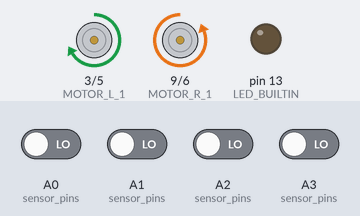
The sketch below on a simulated Arduino Uno, built with avr-gcc and run on an emulated ATmega328P. On the bench: motor-driver pin pairs drawn as motors (green arrow = first pin HIGH = forward, orange = second pin HIGH = backward, longer = more drive), output pins drawn as LEDs (lit = HIGH). Inputs (shaded band) come from the test bench; at power-on: A0 (sensor_pins), A1 (sensor_pins), A2 (sensor_pins), A3 (sensor_pins) LOW. What the sketch prints to the serial monitor is not drawn.

Above: at 1.2 s.
1.3 s: A0 (sensor_pins) driven HIGH
At 2.3 s:
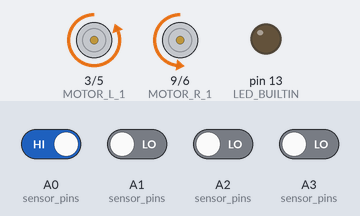
2.8 s: A0 (sensor_pins) driven LOW
At 3.4 s:
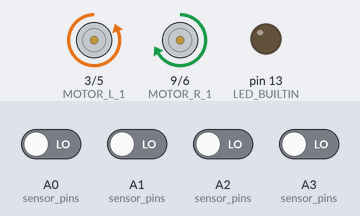
4.3 s: A2 (sensor_pins) driven HIGH
At 5.5 s:
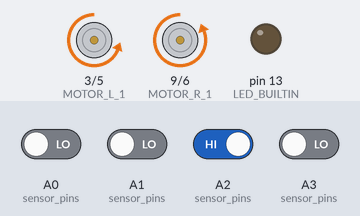
5.8 s: A2 (sensor_pins) driven LOW
At 6.9 s:
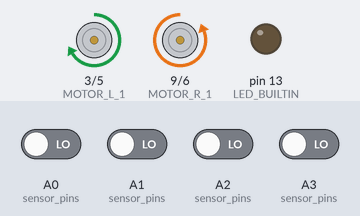
7.3 s: A3 (sensor_pins) driven HIGH
At 8.0 s:
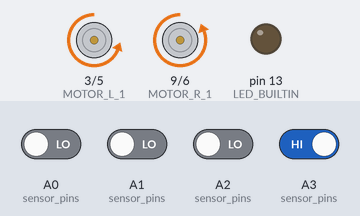
8.8 s: A3 (sensor_pins) driven LOW
At 9.1 s:
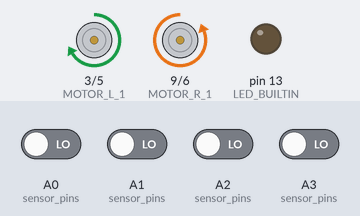
Timing chart, 0 to 11.8 s (numbered marks = the images above; inputs shaded):
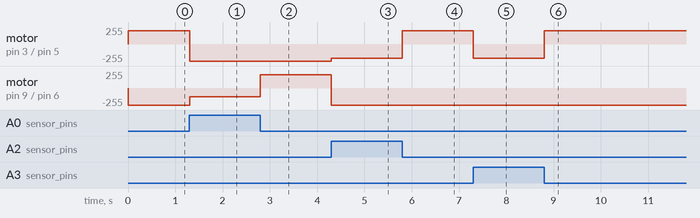

The sketch:

robocar-bak-2.ino
```cpp
#define MOTOR_L_1 3
#define MOTOR_L_2 5
#define MOTOR_R_1 9
#define MOTOR_R_2 6

uint8_t sensor_pins[4] = {A3, A2, A1, A0};
int error = 0;
bool isRunning = true;
int maxspeed = 250;
void setup() {
  Serial.begin(115200);
  pinMode(MOTOR_L_1, OUTPUT);
  pinMode(MOTOR_L_2, OUTPUT);
  pinMode(MOTOR_R_1, OUTPUT);
  pinMode(MOTOR_R_2, OUTPUT);
  Serial.println("BLT OK");
  for (auto pin : sensor_pins){
    pinMode(pin, INPUT);
  }
  pinMode(LED_BUILTIN, OUTPUT);
}
void loop(){
  while (isRunning){
    read_sensor();
    control_motor();
  }
  motor_r_tien(0);
  motor_l_tien(0);
}

void read_sensor(){
  String sensor = "";
  for (auto pin: sensor_pins){
    sensor += char(digitalRead(pin) + 48);
  }
  Serial.print(sensor);

  if (sensor == "1000"){
   error = 3;
 }else if (sensor == "1110"){
   error = 2;
 } else if (sensor == "0100"){
   error = 1;
 } else if (sensor == "0110"){
   error = 0;
 }else if (sensor == "0010"){
   error = -1;
 }else if (sensor == "0111"){
   error = -2;
 }else if (sensor == "0001"){
   error = -3;
 }else if (sensor == "0000") {
    if (error < 0)
      error = -4;
    else
      error = 4;
  }else if (sensor == "1111"){
    isRunning = false;
  }
  Serial.print(error);
}

void control_motor(){
    int speedA = maxspeed - error*40;
  int speedB = maxspeed + error*40;
  if (error >= 0){
    speedB = maxspeed + error * 40;
    speedA = maxspeed - error*40;
    if (error ==  4){
      motor_l_lui( 200);
    }else{
      motor_l_tien(speedA);
    }
    motor_r_tien(speedB);
    Serial.println("Left");
  }else {
    speedB = maxspeed + error * 40;
    speedA = maxspeed - error*40;
    if (error == -4){
      motor_r_lui( 200);
    }else{
      motor_r_tien(speedB);
    }
    motor_l_tien(speedA);
    Serial.println("Right");
  }

}

void motor_l_tien(int speed){
  analogWrite(MOTOR_L_1, 0);
  analogWrite(MOTOR_L_2, constrain(speed, 0, 255));
}
void motor_l_lui(int speed){
  analogWrite(MOTOR_L_1, constrain(speed, 0, 255));
  analogWrite(MOTOR_L_2, 0);
}
void motor_r_tien(int speed){
  analogWrite(MOTOR_R_1, 0);
  analogWrite(MOTOR_R_2, constrain(speed, 0, 255));
}
void motor_r_lui(int speed){
  analogWrite(MOTOR_R_1, constrain(speed, 0, 255));
  analogWrite(MOTOR_R_2, 0);
  Serial.print("HIGH");
}
```

Measured:
- after the input at 1.3 s, motor on pin 3 (MOTOR_L_1) / pin 5 (MOTOR_L_2): forward 200/255 → backward 255/255 at once; motor on pin 9 (MOTOR_R_1) / pin 6 (MOTOR_R_2): backward 255/255 → backward 130/255 at once
- after the input at 2.8 s, motor on pin 9 (MOTOR_R_1) / pin 6 (MOTOR_R_2): backward 130/255 → forward 200/255 at once
- after the input at 4.3 s, motor on pin 3 (MOTOR_L_1) / pin 5 (MOTOR_L_2): backward 255/255 → backward 210/255 at once; motor on pin 9 (MOTOR_R_1) / pin 6 (MOTOR_R_2): forward 200/255 → backward 255/255 at once
- after the input at 5.8 s, motor on pin 3 (MOTOR_L_1) / pin 5 (MOTOR_L_2): backward 210/255 → forward 200/255 at once
- after the input at 7.3 s, motor on pin 3 (MOTOR_L_1) / pin 5 (MOTOR_L_2): forward 200/255 → backward 210/255 at once
- after the input at 8.8 s, motor on pin 3 (MOTOR_L_1) / pin 5 (MOTOR_L_2): backward 210/255 → forward 200/255 at once
